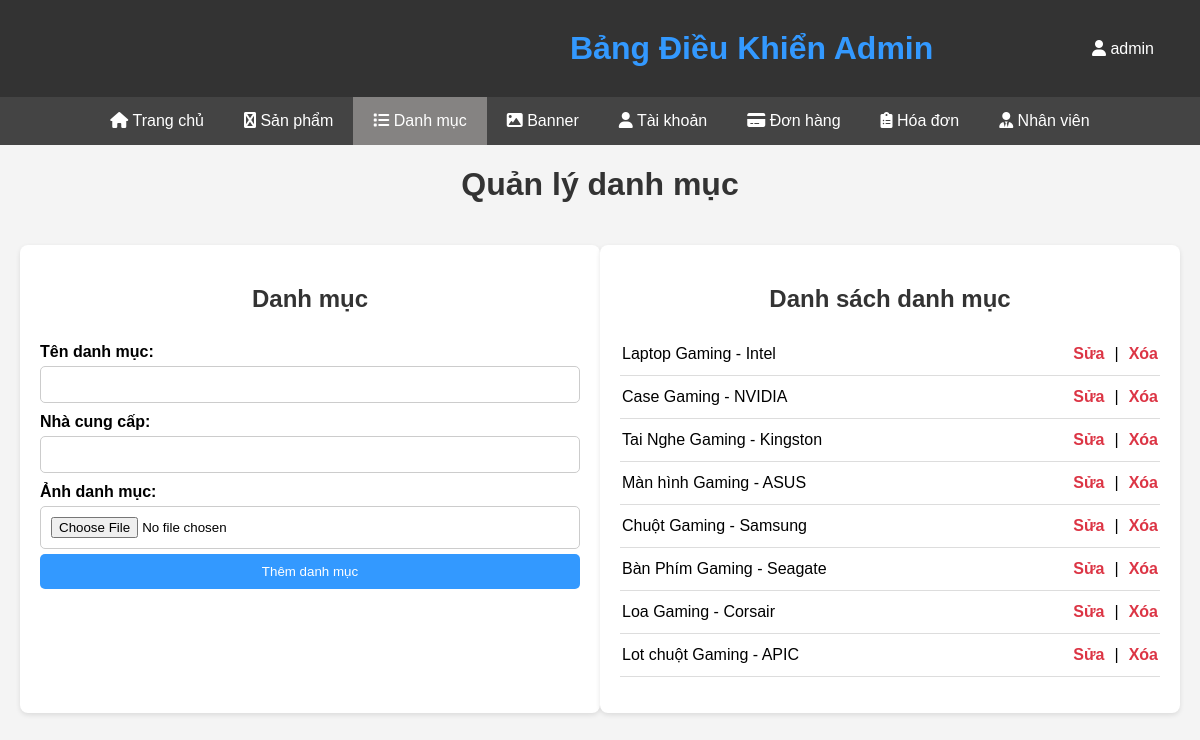
The app's page /ADMIN/Nhap_DM.php (signed in) with its own data.
### tables this page shows
CREATE TABLE `loaihang` (
  `Maloaihang` varchar(50) NOT NULL,
  `Tenloaihang` varchar(100) NOT NULL,
  `Nhacungcap` varchar(100) DEFAULT NULL,
  `anh` varchar(255) DEFAULT NULL
);

### ADMIN/Nhap_DM.php (the view, shortened to what this page needs)
<?php
$loggedIn = isset($_SESSION['admin_logged_in']) && $_SESSION['admin_logged_in'];
include '../db_connect.php';
?>
<!DOCTYPE html>
<html lang="vi">
<head>
    <link rel="stylesheet" href="https://cdnjs.cloudflare.com/ajax/libs/font-awesome/6.0.0-beta3/css/all.min.css">
    <link rel="stylesheet" href="css/nhập_dm.css">
</head>
<body>
<header class="admin-header">
    <div class="header-container">
        <h1 class="admin-title" style="color: #3399ff;">Bảng Điều Khiển Admin</h1>
        <ul class="user-actions">
            <?php if ($loggedIn): ?>
                <li><a href="logout.php"><i class="fa fa-user"></i> <?php echo $_SESSION['admin_username'];; ?></a></li>
            <?php else: ?>
                <li><a href="loginADMIN.php" class="dangnhap">Đăng Nhập</a></li>
            <?php endif; ?>
        </ul>
    </div>
</header>
<nav>
    <div class="tabs">
    <a href="trangchuadmin.php" class="tab-button"><i class="fa fa-home"></i> Trang chủ</a>
        <?php if (in_array('sanpham', $_SESSION['quyen'])): ?>
            <a href="Nhap_SP.php" class="tab-button"><i class="fa fa-product-hunt"></i> Sản phẩm</a>
        <?php endif; ?>
        <?php if (in_array('danhmuc', $_SESSION['quyen'])): ?>
            <a href="Nhap_DM.php" class="tab-button"  style="background-color: #858382 ;"><i class="fa fa-list"></i> Danh mục</a>
        <?php endif; ?>
        <?php if (in_array('banner', $_SESSION['quyen'])): ?>
            <a href="Nhap_Banner.php" class="tab-button"><i class="fa fa-image"></i> Banner</a>
        <?php endif; ?>
        <?php if (in_array('taikhoan', $_SESSION['quyen'])): ?>
            <a href="qltaikhaon.php" class="tab-button"><i class="fa fa-user"></i> Tài khoản</a>
        <?php endif; ?>
        <?php if (in_array('donhang', $_SESSION['quyen'])): ?>
            <a href="quanlydonhang.php" class="tab-button"><i class="fa fa-credit-card"></i> Đơn hàng</a>
        <?php endif; ?>
        <?php if (in_array('hoadon', $_SESSION['quyen'])): ?>
            <a href="xemhoadon.php" class="tab-button"><i class="fa fa-clipboard-list"></i> Hóa đơn</a>
        <?php endif; ?>
        <?php if (in_array('nhanvien', $_SESSION['quyen'])): ?>
            <a href="qlnhanvien.php" class="tab-button"><i class="fa fa-user-tie"></i> Nhân viên</a>
        <?php endif; ?>
    </div>
</nav>
    <h1>Quản lý danh mục</h1>
    <div class="container">
        <div class="form-container">
            <h2>Danh mục</h2>
            <form action="" method="POST" enctype="multipart/form-data">
        <label for="categoryName">Tên danh mục:</label>
        <input type="text" id="categoryName" name="categoryName" value="<?= isset($editCategoryName) ? $editCategoryName : ''; ?>" required>
        <label for="supplierName">Nhà cung cấp:</label>
        <input type="text" id="supplierName" name="supplierName" value="<?= isset($editSupplierName) ? $editSupplierName : ''; ?>" required>
        <label for="categoryImage">Ảnh danh mục:</label>
        <input type="file" id="categoryImage" name="categoryImage" accept="image/*">
        <button type="submit" name="<?= isset($categoryId) ? 'update' : 'submit'; ?>">
            <?= isset($categoryId) ? 'Cập nhật danh mục' : 'Thêm danh mục'; ?>
        </button>
    </form>
        </div>
        <div class="list-container">
            <h2>Danh sách danh mục</h2>
            <ul class="category-list">
                <?php
        $sql = "SELECT * FROM loaihang";
        $result = mysqli_query($con, $sql);
        while ($row = mysqli_fetch_assoc($result)) {
            echo '<li class="gach">' . $row['Tenloaihang'] . ' - ' . $row['Nhacungcap'] .
                 ' <a  class="sua1"href="?edit=' . $row['Maloaihang'] . '">Sửa</a> | <a class="sua" href="?delete=' . $row['Maloaihang'] . '" onclick="return confirm(\'Bạn có chắc chắn muốn xóa danh mục này không?\');">Xóa</a></li>';
        }
        ?>
            </ul>
        </div>
    </div>
</body>
</html>

### ADMIN/css/nhập_dm.css (style rules this page uses)
body { font-family: Arial, sans-serif; background-color: #f4f4f4; margin: 0; padding: 0; }
h1, h2 { text-align: center; color: #333; }
.container { display: flex; justify-content: space-between; padding: 20px; max-width: 1200px; margin: 0 auto; }
.form-container { background-color: #fff; padding: 20px; border-radius: 8px; box-shadow: 0 2px 5px rgba(0, 0, 0, 0.1); width: 48%; }
.list-container { background-color: #fff; padding: 20px; border-radius: 8px; box-shadow: 0 2px 5px rgba(0, 0, 0, 0.1); width: 48%; max-height: 441px; overflow-y: auto; }
form { display: flex; flex-direction: column; }
form label { font-weight: bold; margin-top: 10px; }
form input[type="text"], form input[type="file"], form button { padding: 10px; margin-top: 5px; border-radius: 5px; border: 1px solid #ccc; }
form button { background-color: #3399ff; color: #fff; border: none; cursor: pointer; transition: background-color 0.3s ease; }
.category-list { list-style-type: none; padding: 0; }
.category-list li { padding: 2px; border-bottom: 1px solid #ddd; display: flex; align-items: center; }
.category-list li a { color: #dc3545; text-decoration: none; font-weight: bold; }
header { background-color: #333; color: #fff; padding: 20px; text-align: center; }
.tabs { display: flex; justify-content: center; background-color: #444; }
.tab-button { text-decoration: none; background-color: transparent; border: none; color: #fff; padding: 15px 20px; cursor: pointer; font-size: 16px; transition: background-color 0.3s; }
.admin-header .header-container { display: flex; justify-content: space-between; align-items: center; padding: 10px; }
.admin-header .admin-title { margin-top: 0; margin-bottom: 0; margin-left: 540px; }
.admin-header .user-actions { list-style: none; margin: 0; padding: 0; }
.admin-header .user-actions li { display: inline-block; margin-left: 20px; }
.admin-header .user-actions a { text-decoration: none; color: #fff; padding: 8px 16px; border-radius: 5px; transition: background-color 0.3s ease; }

### records on screen
loaihang: Tenloaihang "Laptop Gaming", Nhacungcap "Intel"
loaihang: Tenloaihang "Case Gaming", Nhacungcap "NVIDIA"
loaihang: Tenloaihang "Tai Nghe Gaming", Nhacungcap "Kingston"
loaihang: Tenloaihang "Màn hình Gaming", Nhacungcap "ASUS"
loaihang: Tenloaihang "Chuột Gaming", Nhacungcap "Samsung"
loaihang: Tenloaihang "Bàn Phím Gaming", Nhacungcap "Seagate"
loaihang: Tenloaihang "Loa Gaming", Nhacungcap "Corsair"
loaihang: Tenloaihang "Lot chuột Gaming", Nhacungcap "APIC"

### other values on screen
$_SESSION['admin_username'] "admin"
